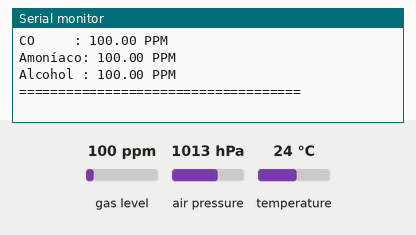
Simulated run of this sketch. Board: ESP32. On the bench: the last lines printed to the serial monitor. Inputs (shaded band) come from the test bench; at power-on: gas level 100 ppm, air pressure 1013 hPa, temperature 24 °C.

Above: at 1.2 s.
1.3 s: gas level set to 20 ppm
2.8 s: air pressure set to 952 hPa
At 3.4 s:
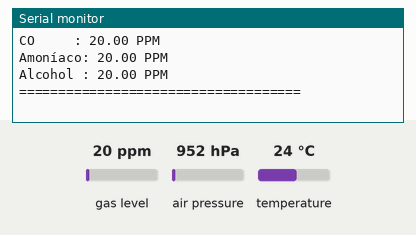
4.3 s: gas level set to 250 ppm
At 6.5 s:
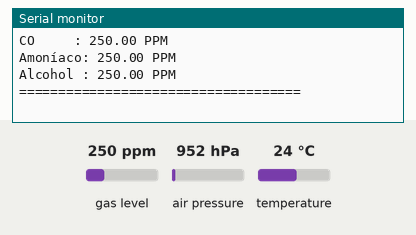
12.1 s: temperature set to 12 °C
13.6 s: air pressure set to 975 hPa
Timing chart, 0 to 16.1 s (numbered marks = the images above; inputs shaded):
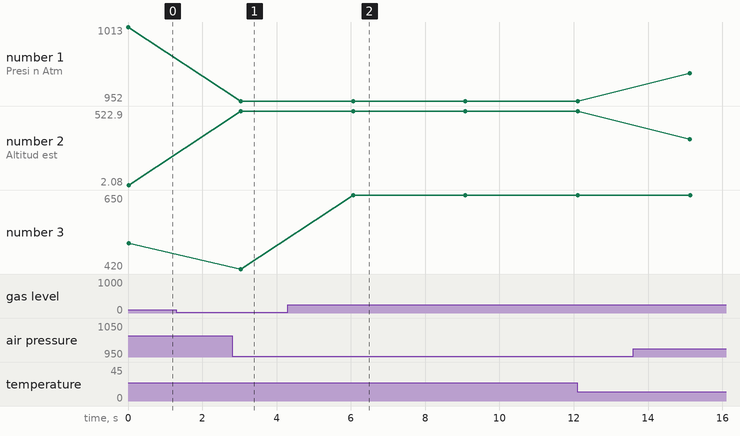

Measured:
- after the input at 2.8 s, the serial monitor: prints a new line after 0.24 s (image 1)
- after the input at 4.3 s, the serial monitor: prints a new line after 1.8 s (image 2)
- plotted number 1: 1013 → 952 after the input at 2.8 s, 952 → 975 after the input at 13.6 s
- plotted number 2: 2.08 → 522.9 after the input at 2.8 s, 522.9 → 323.44 after the input at 13.6 s
- plotted number 3: 420 → 650 after the input at 4.3 s

The sketch:

estacion_mq135_bme280.ino
```cpp
#include <Wire.h>
#include <Adafruit_Sensor.h>
#include <Adafruit_BMP280.h>
#include <MQUnifiedsensor.h>

// --- CONFIGURACIÓN MQ135 ---
#define Placa             "ESP32"
#define Voltaje_Resolucion 3.3      // El ADC del ESP32 mide hasta 3.3V
#define Pin_Analogico     34       // El pin 'S' en tu placa de expansión
#define Tipo_Sensor       "MQ-135"
#define Resolucion_ADC    12       // El ESP32 tiene un ADC de 12 bits (0-4095)
#define Ratio_Aire_Limpio 3.6      // Valor estándar para el MQ135 en aire libre
// Remplaza el '4.25' por el número real que te dio el paso anterior
float mi_R0_calibrado = 0.84;

MQUnifiedsensor MQ135(Placa, Voltaje_Resolucion, Resolucion_ADC, Pin_Analogico, Tipo_Sensor);
// --- CONFIGURACIÓN BME280 ---
Adafruit_BMP280 bmp; // Crea el objeto para controlar el BMP280

void setup() {
  Serial.begin(115200);

  MQ135.setRegressionMethod(1);
  MQ135.init();
  MQ135.setR0(mi_R0_calibrado);

  // 2. Forzar el inicio del bus I2C en los pines del ESP32 30p
  Serial.println("Iniciando bus I2C (SDA=21, SCL=22)...");
  Wire.begin(21, 22);

  // 3. Inicializar el BMP280 usando la dirección confirmada 0x76
  Serial.println("Conectando con el sensor de presión/temperatura...");
  if (!bmp.begin(0x76)) {
    Serial.println("¡Error crítico! El sensor no respondió como BMP280.");
    while (1);
  }

  // Opciones de configuración opcionales para el BMP280 (mejoran estabilidad)
  bmp.setSampling(Adafruit_BMP280::MODE_NORMAL,
                  Adafruit_BMP280::SAMPLING_X2,
                  Adafruit_BMP280::SAMPLING_X16,
                  Adafruit_BMP280::FILTER_X16,
                  Adafruit_BMP280::STANDBY_MS_500);

  Serial.println("¡Perfecto! Ambos sensores listos y operando.");

}

void loop() {
  MQ135.update(); // Actualiza la lectura analógica actual del ESP32

  // --- OBTENER CO2 (Dióxido de Carbono) ---
  MQ135.setA(110.47); MQ135.setB(-2.862);
  float CO2 = MQ135.readSensor();

  // --- OBTENER MONÓXIDO DE CARBONO (CO) ---
  MQ135.setA(605.18); MQ135.setB(-3.937);
  float CO = MQ135.readSensor();

  // --- OBTENER AMONÍACO (NH4) ---
  MQ135.setA(102.2 ); MQ135.setB(-2.473);
  float NH4 = MQ135.readSensor();

  // --- OBTENER ALCOHOL ---
  MQ135.setA(77.255); MQ135.setB(-3.18);
  float Alcohol = MQ135.readSensor();

  // --- LECTURAS DIGITALES BMP280 ---
  float temperatura = bmp.readTemperature();
  float presion     = bmp.readPressure() / 100.0F; // Convertido a hPa
  float altitud     = bmp.readAltitude(1013.25);   // Altitud estimada (Presión estándar a nivel del mar)

  // --- IMPRESIÓN DE RESULTADOS ---
  Serial.println("\n========= ESTACIÓN AMBIENTAL =========");
   // Datos del BMP280
  Serial.print("Temperatura : "); Serial.print(temperatura); Serial.println(" °C");
  Serial.print("Presión Atm.: "); Serial.print(presion);     Serial.println(" hPa");
  Serial.print("Altitud est.: "); Serial.print(altitud);     Serial.println(" m");
  Serial.println(" ");
  // Datos MQ135
  Serial.print("CO2    : "); Serial.print(CO2 + 400); Serial.println(" PPM (Sumando 400ppm base atmosférica)");
  Serial.print("CO     : "); Serial.print(CO);        Serial.println(" PPM");
  Serial.print("Amoníaco: "); Serial.print(NH4);       Serial.println(" PPM");
  Serial.print("Alcohol : "); Serial.print(Alcohol);   Serial.println(" PPM");
  Serial.println("====================================");

  delay(3000); // Muestreo cada 3 segundos

}
```
